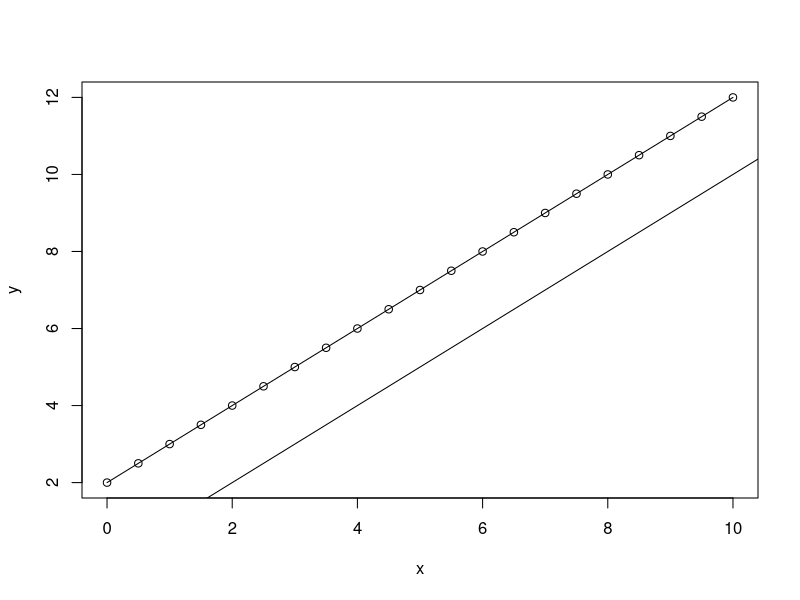

This chart was generated by the following R code:
# Problem 9

x = seq(0, 10, 0.5)
# x
y = seq(2, 12, 0.5)
# y

## Saving scatter plot in pdf
pdf(file="scatterplot.pdf")
plot(x, y)
lines(x, y)
abline(a=0, b=1)
graphics.off()